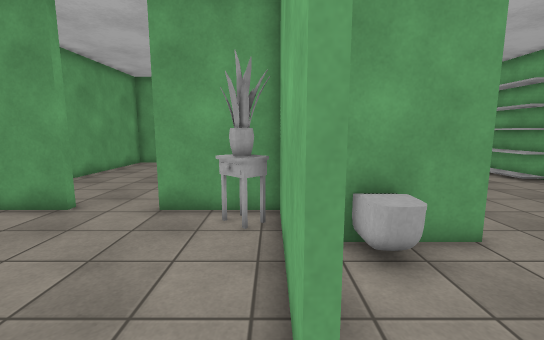
view 1 (above)

16 first-person views from a walk through a world built for the Webots simulator. The camera is 1.1 m above the floor, tilts 8° down and sees 90° across. Doors are drawn as open doorways. The floor is counted in squares, 0.5 m on a side. Each view is taken from the middle of a square. On the plan, view 1 faces up. The plan holds only what a view shows up to about 17 squares ahead; the rest is blank. The place goes on beyond the plan. The robots in the file are not drawn. Webots' stock objects and surfaces are drawn as simple stand-ins.

view 2
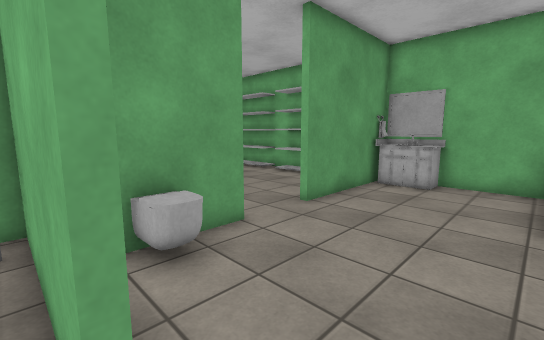

view 3
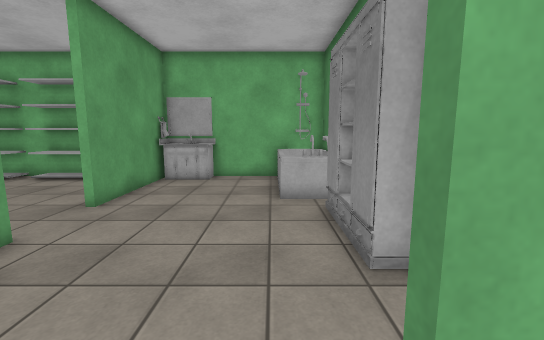

view 4
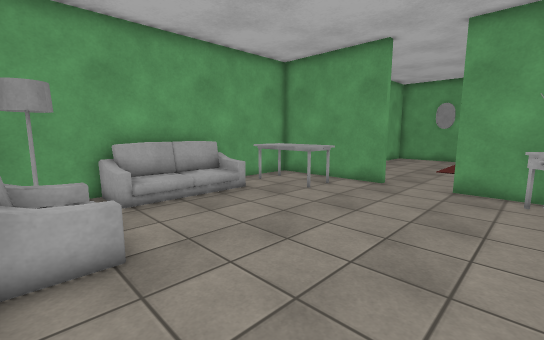

view 5
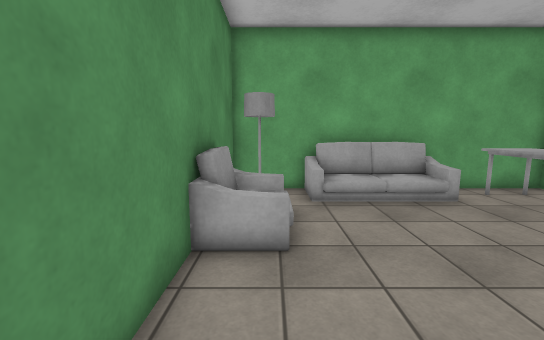

view 6
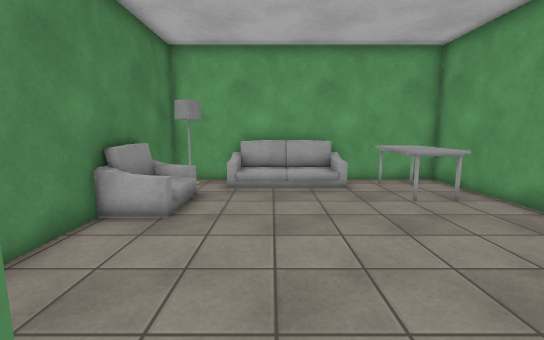

view 7
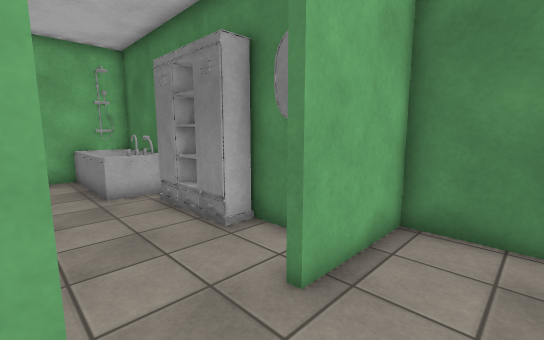

view 8
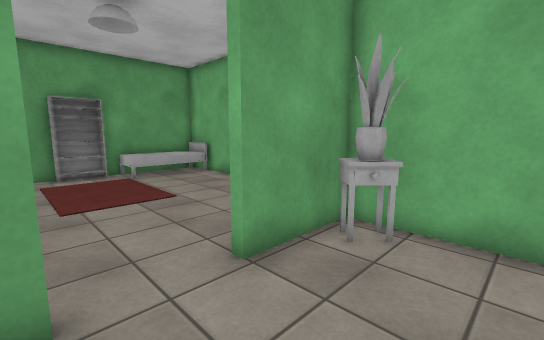

view 9
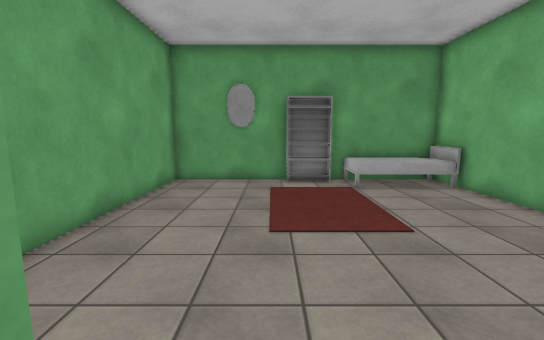

view 10
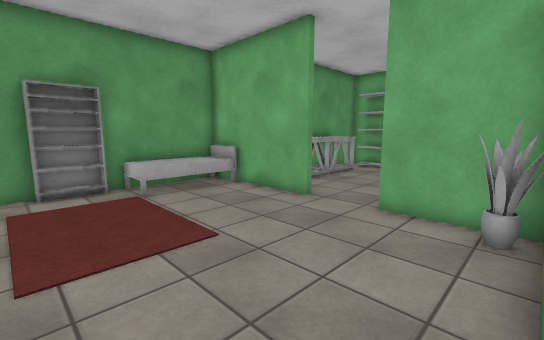

view 11
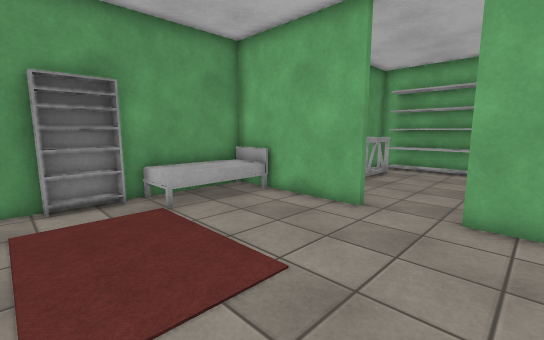

view 12
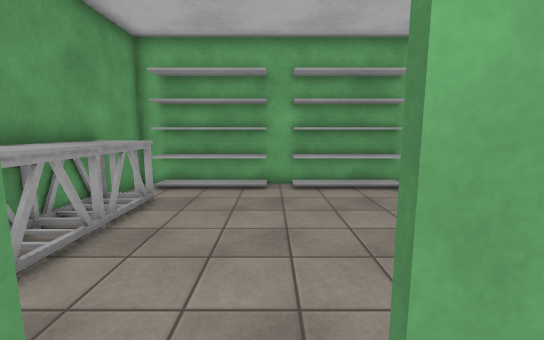

view 13
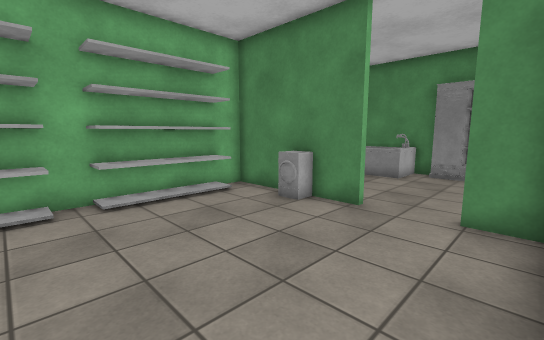

view 14
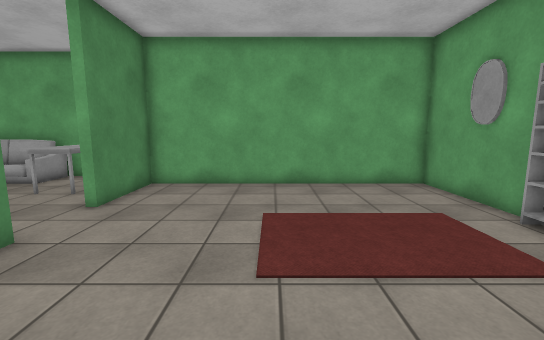

view 15
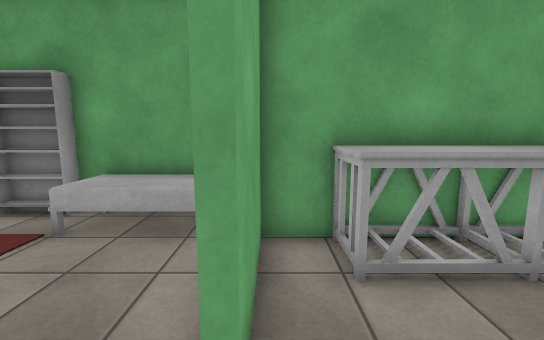

view 16
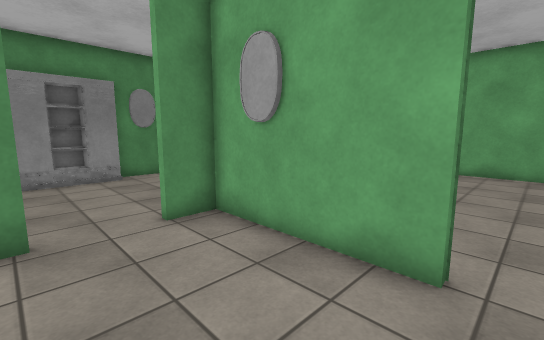

### Floor plan
Points are (right, up) in squares from view 1. A wall is a line through its corners. A room is listed if a view was taken in it or the views show most of it. See-through windows are left out.
Room 1 (views 1, 2, 6)
walls: (6.9, -2.5) (12.5, -2.5); (4.2, 5.5) (4.2, 5.2) (1.4, 5.2); (12.5, 0.4) (12.5, 5.2) (6.8, 5.2); (0.6, 1.8) (0.2, 1.8); (1, -2.5) (3.4, -2.5); (0.2, -0.8) (0.6, -0.8)
ways out: opening at (0, 0.5) to room 2; opening at (5.5, 5) to room 4
objects: other object (2, 4) to (2, 5); rack (3, -2) to (7, -2); bathtub (8, -2) to (13, 0); other object (12, 3) to (12, 5)
Room 2 (views 3, 4, 5, 7, 8, 9)
walls: (-5.5, -4.5) (0.2, -4.5) (0.2, -0.8); (0.2, 1.8) (0.2, 7.5) (-3.2, 7.5); (-5.8, 7.5) (-11.5, 7.5) (-11.5, -4.5) (-8.4, -4.5)
ways out: opening at (0, 0.5) to room 1; opening at (-4.5, 8) to room 3; open door at (-2.5, -5)
objects: lamp (-11, -4) to (-10, -3); sofa (-11, -1) to (-10, 3); table (-10, 5) to (-8, 6); armchair (-8, -5) to (-6, -3); plant (-1, 6) to (-1, 7)
Room 3 (views 10, 11, 12, 14)
walls: (2.5, 13.7) (2.5, 19.5) (-2.5, 19.5); (-4.2, 19.5) (-9.5, 19.5) (-9.5, 7.8) (-5.7, 7.8); (-3.2, 7.5) (-3.2, 7.8); (2.5, 7.7) (2.5, 11.2)
low walls: (-3.2, 7.8) (0.6, 7.8)
ways out: opening at (-4.5, 8) to room 2; opening at (3, 12.5) to room 4; open door at (-10, 10.5)
objects: shelf (-4, 19) to (-3, 19); bed (-1, 18) to (2, 19); plant (2, 8) to (2, 9)
Room 4 (views 13, 15, 16)
walls: (12.5, 11.4) (12.5, 12.6); (2.8, 11.2) (2.8, 5.5) (4.2, 5.5); (6.8, 5.5) (11.5, 5.5); (12.5, 16.4) (12.5, 17.5) (2.8, 17.5) (2.8, 13.7); (12.5, 5.4) (12.5, 6.6)
ways out: opening at (5.5, 5) to room 1; opening at (3, 12.5) to room 3
objects: table (4, 16) to (9, 17); washing machine (9, 6); shop (12, 7) to (13, 11); shop (12, 12) to (13, 16)

Where each view was taken, in squares from view 1:
view 1: 0 up, 0 right, facing up
view 2: 0 up, 0 right, facing up-right
view 3: 0 up, 1 left, facing right
view 4: 4 down, 1 left, facing up-left
view 5: 3 down, 1 left, facing left
view 6: 0 up, 1 right, facing left
view 7: 2 up, 2 left, facing down-right
view 8: 4 up, 6 left, facing up-right
view 9: 7 up, 5 left, facing up
view 10: 8 up, 5 left, facing up-right
view 11: 10 up, 5 left, facing up-right
view 12: 12 up, 1 right, facing right
view 13: 13 up, 3 right, facing down-right
view 14: 13 up, 2 right, facing left
view 15: 12 up, 3 right, facing up
view 16: 12 up, 7 right, facing down-left
